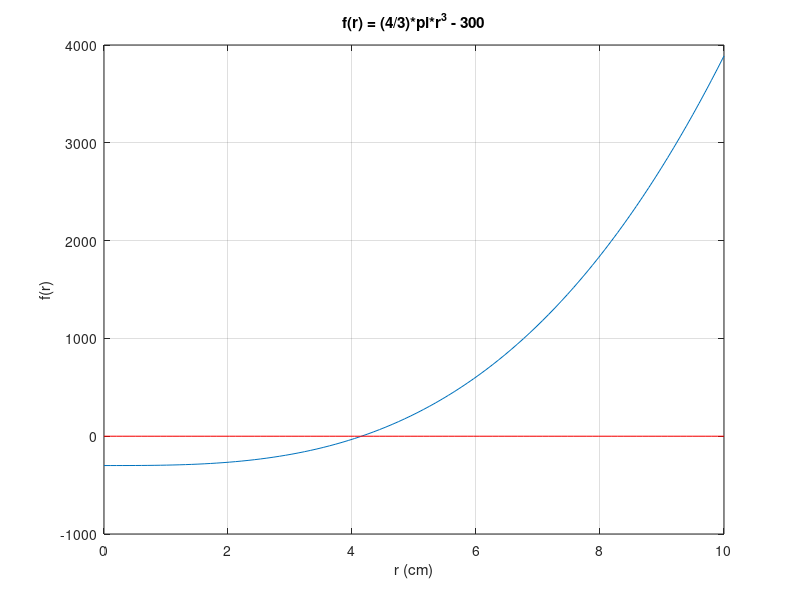

Here is the MATLAB script that generated this plot:
%L0325003-Inka Putri

function Kasus3()
  persamaan = @(r) (4/3) * pi * r.^3 - 300;
  r = linspace(0, 10, 100);
  hasil = persamaan(r);
  plot(r, hasil);
  hold on;
  plot(r, zeros(size(r)), 'r');
  grid on;
  xlabel('r (cm)');
  ylabel('f(r)');
  title('f(r) = (4/3)*pi*r^3 - 300');
  hold off;

  batasBawah = 4;     % dari grafik, akar berada di antara 4 dan 5
  batasAtas = 5;
  fprintf('Perhitungan menggunakan metode Biseksi\n');
  hasilBiseksi = Biseksi(persamaan, batasBawah, batasAtas, 50, 0.000001);
  fprintf('Nilai akar metode Biseksi = %.6f\n\n', hasilBiseksi);
  fprintf('Perhitungan menggunakan metode Regulasi Falsi\n');
  hasilRegulasiFalsi = RegulasiFalsi(persamaan, batasBawah, batasAtas, 50, 0.000001);
  fprintf('Nilai akar metode Regulasi Falsi = %.6f\n\n', hasilRegulasiFalsi);

  jari = hasilBiseksi;
  vBola = (4/3) * pi * jari^3;
  vTabung = pi * jari^2 * (2 * jari);
  vLuar = vTabung - vBola;
  fprintf('Jari-jari bola & tabung = %.6f cm\n', jari);
  fprintf('Tinggi tabung           = %.6f cm\n', 2 * jari);
  fprintf('Volume bola             = %.6f cm^3\n', vBola);
  fprintf('Volume tabung           = %.6f cm^3\n', vTabung);
  fprintf('Volume tabung di luar bola = %.6f cm^3\n', vLuar);
end

%Biseksi
function titikTengah = Biseksi(persamaan, batasBawah, batasAtas, maksIterasi, toleransi)
  tic;
  nilaiBawah = persamaan(batasBawah);
  nilaiAtas = persamaan(batasAtas);
  if nilaiBawah * nilaiAtas > 0
    error('Warning: Nilai batas memiliki tanda yang sama.');
  end
  fprintf('Iter\ta\t\tb\t\tfa\t\tfb\t\tc\t\tfc\t\terr\n');
  for iterasi = 1:maksIterasi
    titikTengah = (batasBawah + batasAtas) / 2;
    nilaiTengah = persamaan(titikTengah);
    galat = abs(batasAtas - batasBawah) / 2;
    fprintf('%d\t%f\t%f\t%f\t%f\t%f\t%f\t%f\n', iterasi, batasBawah, batasAtas, ...
            nilaiBawah, nilaiAtas, titikTengah, nilaiTengah, galat);
    if galat <= toleransi || nilaiTengah == 0
      break;
    end
    if nilaiBawah * nilaiTengah < 0
      batasAtas = titikTengah;
      nilaiAtas = nilaiTengah;
    else
      batasBawah = titikTengah;
      nilaiBawah = nilaiTengah;
    end
  end
  toc;
end

%Regulasi Falsi
function titikBaru = RegulasiFalsi(persamaan, batasBawah, batasAtas, maksIterasi, toleransi)
  tic;
  nilaiBawah = persamaan(batasBawah);
  nilaiAtas = persamaan(batasAtas);
  if nilaiBawah * nilaiAtas > 0
    error('Warning: Nilai batas memiliki tanda yang sama.');
  end
  fprintf('Iter\ta\t\tb\t\tfa\t\tfb\t\tc\t\tfc\t\terr\n');
  titikLama = batasBawah;
  for iterasi = 1:maksIterasi
    titikBaru = (batasBawah * nilaiAtas - batasAtas * nilaiBawah) / (nilaiAtas - nilaiBawah);
    nilaiBaru = persamaan(titikBaru);
    if iterasi == 1
      galat = abs(batasAtas - batasBawah);
    else
      galat = abs(titikBaru - titikLama);
    end
    fprintf('%d\t%f\t%f\t%f\t%f\t%f\t%f\t%f\n', iterasi, batasBawah, batasAtas, ...
            nilaiBawah, nilaiAtas, titikBaru, nilaiBaru, galat);
    if abs(nilaiBaru) <= toleransi || (iterasi > 1 && galat <= toleransi)
      break;
    end
    if nilaiBawah * nilaiBaru < 0
      batasAtas = titikBaru;
      nilaiAtas = nilaiBaru;
    else
      batasBawah = titikBaru;
      nilaiBawah = nilaiBaru;
    end
    titikLama = titikBaru;
  end
  toc;
end
